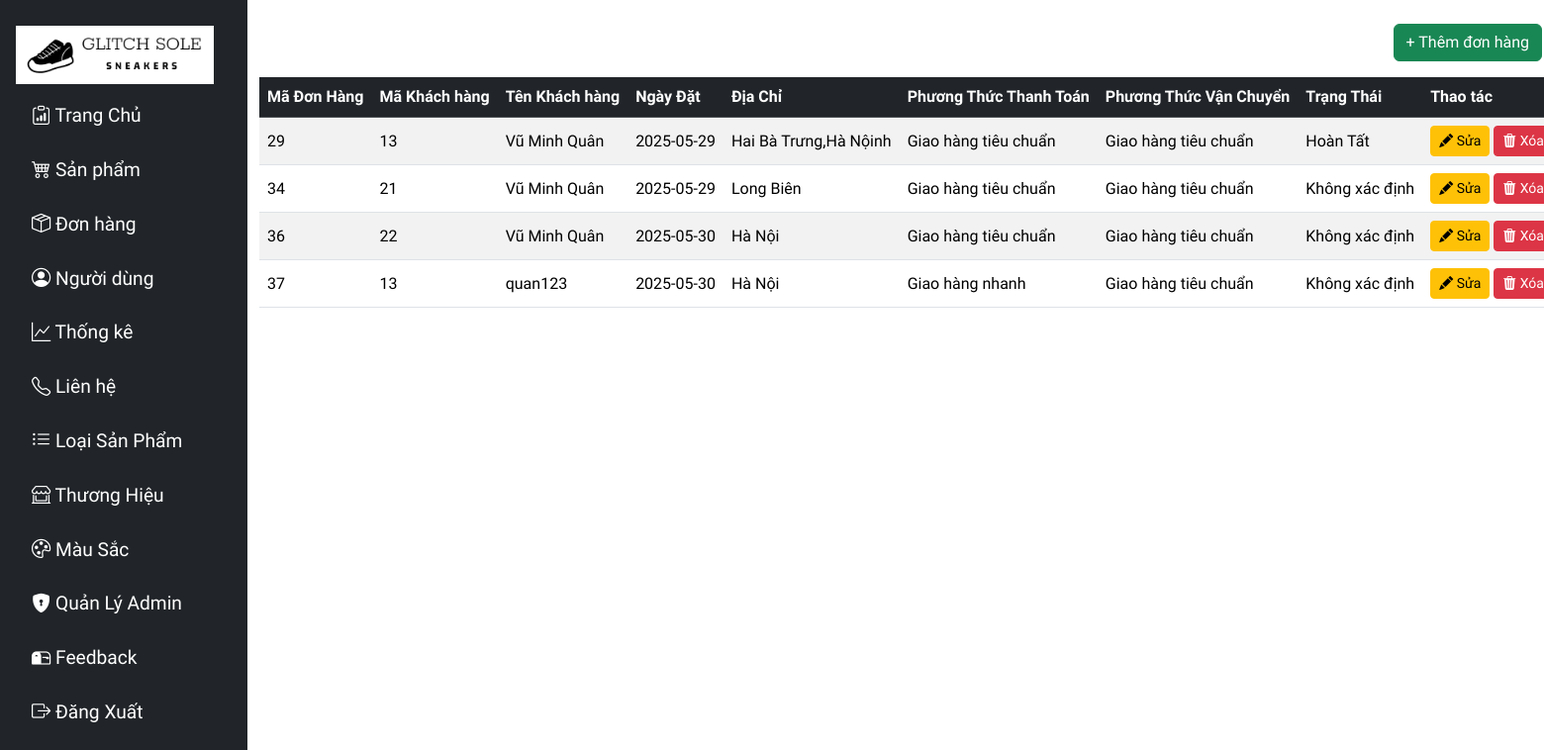
The app's page /view/admin/order.php (signed in) with its own data.
### tables this page shows
CREATE TABLE `hoadon` (
  `MA_HD` int(11) NOT NULL,
  `NGAY_HD` date NOT NULL,
  `TEN_NN` varchar(50) NOT NULL,
  `DIACHI_NN` varchar(100) NOT NULL,
  `TRANGTHAI` int(11) DEFAULT 1,
  `MA_KH` int(11) DEFAULT NULL,
  `MA_PTVC` int(11) DEFAULT NULL,
  `MA_PTTT` int(11) DEFAULT NULL,
  `SDT_KH` varchar(100) DEFAULT NULL
);

### view/admin/order.php (the view, shortened to what this page needs)
<?php
include_once("../layout/sidebar.php");
include_once("../../config/config.php");
$sql = "SELECT * FROM hoadon";
$query = mysqli_query($conn, $sql);
?>
<div class="container mt-4">
    <div class="d-flex justify-content-end mb-3">
        <a href="add-donhang.php" class="btn btn-success">+ Thêm đơn hàng</a>
    </div>
    <div class="card-body">
        <table class="table table-striped table-hover align-middle">
            <thead class="table-dark">
                <tr>
                    <th>Mã Đơn Hàng</th>
                    <th>Mã Khách hàng</th>
                    <th>Tên Khách hàng</th>
                    <th>Ngày Đặt</th>
                    <th>Địa Chỉ</th>
                    <th>Phương Thức Thanh Toán</th>
                    <th>Phương Thức Vận Chuyển</th>
                    <th>Trạng Thái</th>
                    <th>Thao tác</th>
                </tr>
            </thead>
            <tbody id="orderTable">
                <?php while ($acc = mysqli_fetch_assoc($query)) { ?>
                    <tr>
                        <td><?php echo $acc['MA_HD'] ?></td>
                        <td><?php echo $acc['MA_KH'] ?></td>
                        <td><?php echo $acc['TEN_NN'] ?></td>
                        <td><?php echo $acc['NGAY_HD'] ?></td>
                        <td><?php echo $acc['DIACHI_NN'] ?></td>
                        <td>
                            <?=
                            ($acc['MA_PTVC'] == 1) ? 'Giao hàng tiêu chuẩn' : (($acc['MA_PTVC'] == 2) ? 'Giao hàng nhanh' : (($acc['MA_PTVC'] == 3) ? 'Giao hàng tiết kiệm' : (($acc['MA_PTVC'] == 4) ? 'Giao hàng quốc tế' : 'Không xác định')))
                            ?>
                        </td>
                        <td>
                            <?= ($acc['MA_PTTT'] == 1) ? 'Giao hàng tiêu chuẩn' : 'LỖI' ?>
                        </td>
                        <td>
                            <?=
                            $acc['TRANGTHAI'] == 1 ? 'Chờ Xử Lý' : ($acc['TRANGTHAI'] == 2 ? 'Đang Giao' : ($acc['TRANGTHAI'] == 3 ? 'Hoàn Tất' : ($acc['TRANGTHAI'] == 4 ? 'Đã Huỷ' : 'Không xác định')))
                            ?>
                        <td>
                            <a href="edit-donhang.php?MA_HD=<?php echo $acc['MA_HD'] ?>" class="btn btn-warning btn-sm"><i class="bi bi-pencil-fill"></i> Sửa</a>
                            <a href="delete-donhang.php?MA_HD=<?php echo $acc['MA_HD'] ?>" class="btn btn-danger btn-sm" onclick="return confirm('Bạn có chắc chắn muốn xóa?')"><i class="bi bi-trash3-fill"></i> Xóa</a>
                        </td>
                    </tr>
                <?php } ?>
            </tbody>
        </table>
    </div>
</div>
</div>

### view/layout/sidebar.php (style rules this page uses)
* { font-family: 'Lexend'; }
body { overflow-x: hidden; }

### view/admin/order.php (style rules this page uses)
table { width: 100%; max-width: 1500px; overflow-x: auto; white-space: nowrap; }

### records on screen
hoadon: MA_HD "29", MA_KH "13", TEN_NN "Vũ Minh Quân", NGAY_HD "2025-05-29", DIACHI_NN "Hai Bà Trưng,Hà Nộinh", shows "Giao hàng tiêu chuẩn", TRANGTHAI "Hoàn Tất"
hoadon: MA_HD "34", MA_KH "21", TEN_NN "Vũ Minh Quân", NGAY_HD "2025-05-29", DIACHI_NN "Long Biên", shows "Giao hàng tiêu chuẩn", TRANGTHAI "Không xác định"
hoadon: MA_HD "36", MA_KH "22", TEN_NN "Vũ Minh Quân", NGAY_HD "2025-05-30", DIACHI_NN "Hà Nội", shows "Giao hàng tiêu chuẩn", TRANGTHAI "Không xác định"
hoadon: MA_HD "37", MA_KH "13", TEN_NN "quan123", NGAY_HD "2025-05-30", DIACHI_NN "Hà Nội", shows "Giao hàng nhanh", shows "Giao hàng tiêu chuẩn", TRANGTHAI "Không xác định"
